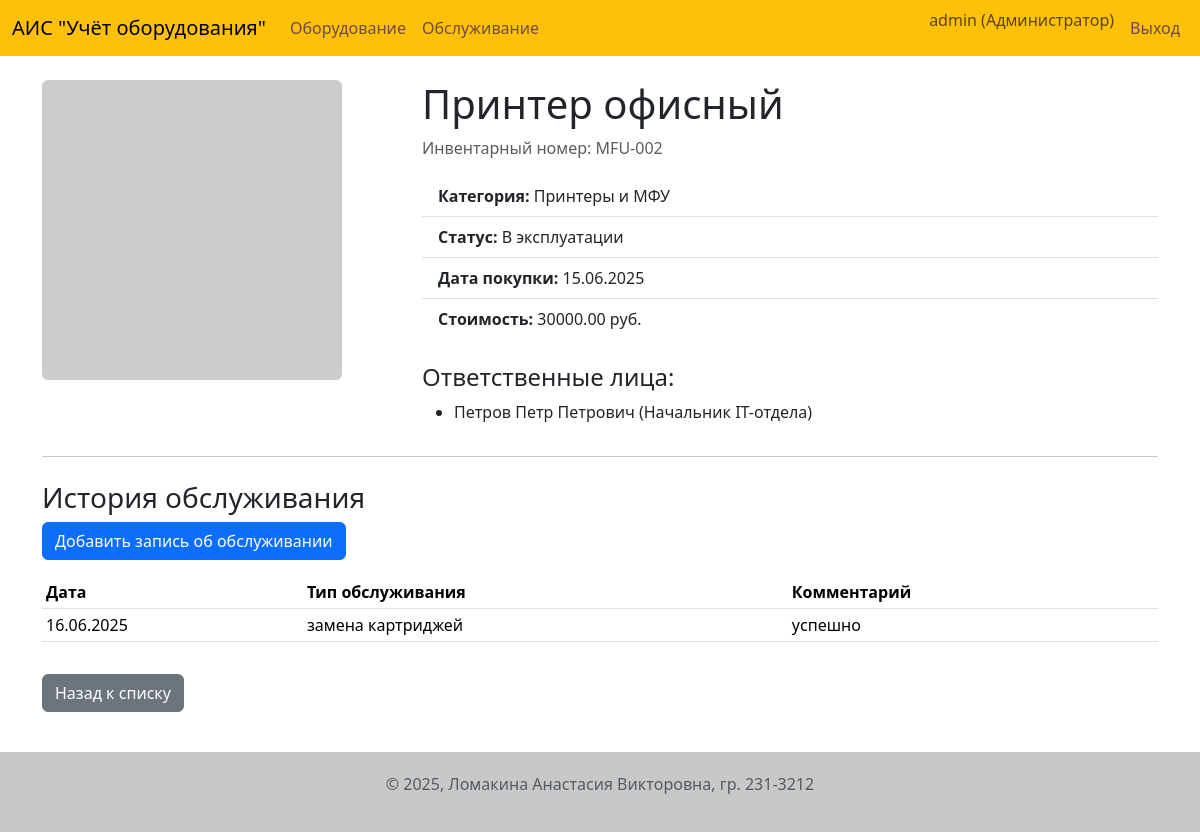
Page /equipment/11 (signed in) on the committed database.
### app/models.py (models this page shows, shortened)
class User(UserMixin, db.Model):
    id = db.Column(db.Integer, primary_key=True)
    username = db.Column(db.String(64), index=True, unique=True, nullable=False)
    password_hash = db.Column(db.String(128))
    role = db.Column(db.String(50), nullable=False, default='Пользователь')
    def is_admin(self):
        return self.role == 'Администратор'

class Equipment(db.Model):
    id = db.Column(db.Integer, primary_key=True)
    name = db.Column(db.String(200), nullable=False)
    inventory_number = db.Column(db.String(100), unique=True, nullable=False)
    purchase_date = db.Column(db.Date, nullable=False, default=date.today)
    cost = db.Column(db.Numeric(10, 2), nullable=False)
    status = db.Column(db.Enum('В эксплуатации', 'На ремонте', 'Списано', name='equipment_status_enum'), nullable=False, default='В эксплуатации')
    notes = db.Column(db.Text)
    category_id = db.Column(db.Integer, db.ForeignKey('category.id'), nullable=False)
    image_id = db.Column(db.Integer, db.ForeignKey('image.id'), nullable=True)
    photo = db.relationship('Image', backref='equipment', uselist=False, lazy=True)
    responsible_persons = db.relationship('ResponsiblePerson', secondary=equipment_responsible_persons, lazy='subquery',
        backref=db.backref('equipments', lazy=True))
    service_history = db.relationship('ServiceHistory', backref='equipment', lazy='dynamic', cascade="all, delete-orphan")

class Category(db.Model):
    id = db.Column(db.Integer, primary_key=True)
    name = db.Column(db.String(100), unique=True, nullable=False)
    description = db.Column(db.Text)
    equipment = db.relationship('Equipment', backref='category', lazy='dynamic')

class ResponsiblePerson(db.Model):
    id = db.Column(db.Integer, primary_key=True)
    full_name = db.Column(db.String(200), nullable=False)
    position = db.Column(db.String(100), nullable=False)
    contact_info = db.Column(db.String(200))

class ServiceHistory(db.Model):
    id = db.Column(db.Integer, primary_key=True)
    service_date = db.Column(db.Date, nullable=False, default=date.today)
    service_type = db.Column(db.String(100), nullable=False)
    notes = db.Column(db.Text, nullable=False)
    equipment_id = db.Column(db.Integer, db.ForeignKey('equipment.id', ondelete='CASCADE'), nullable=False)

### app/routes.py (the view)
@bp.route('/equipment/<int:id>')
@login_required
def equipment_detail(id):
    equipment_item = Equipment.query.get_or_404(id)
    service_history = equipment_item.service_history.order_by(ServiceHistory.service_date.desc()).all()
    return render_template(
        'equipment_detail.html',
        title=f'Детали: {equipment_item.name}',
        equipment=equipment_item,
        history=service_history
    )

### app/models.py (called while the page is built)
@login.user_loader
def load_user(id):
    return User.query.get(int(id))

### app/templates/equipment_detail.html (shortened to what this page needs)
{% extends "base.html" %}
{% block content %}
<div class="row">
    <div class="col-md-4">
        {% if equipment.photo %}
        <img src="{{ url_for('main.uploaded_file', filename=equipment.photo.filename) }}" class="img-fluid rounded" alt="Фото {{ equipment.name }}">
    {% else %}
        <img src="https://via.placeholder.com/300x300.png?text=Нет+фото" class="img-fluid rounded" alt="Фото оборудования">
    {% endif %}
    </div>
    <div class="col-md-8">
        <h1>{{ equipment.name }}</h1>
        <p class="text-muted">Инвентарный номер: {{ equipment.inventory_number }}</p>
        <ul class="list-group list-group-flush">
            <li class="list-group-item"><strong>Категория:</strong> {{ equipment.category.name }}</li>
            <li class="list-group-item"><strong>Статус:</strong> {{ equipment.status }}</li>
            <li class="list-group-item"><strong>Дата покупки:</strong> {{ equipment.purchase_date.strftime('%d.%m.%Y') }}</li>
            <li class="list-group-item"><strong>Стоимость:</strong> {{ "%.2f"|format(equipment.cost) }} руб.</li>
        </ul>
        <h4 class="mt-4">Ответственные лица:</h4>
        {% if equipment.responsible_persons %}
            <ul>
            {% for person in equipment.responsible_persons %}
                <li>{{ person.full_name }} ({{ person.position }})</li>
            {% endfor %}
            </ul>
        {% else %}
            <p>Не назначены.</p>
        {% endif %}
    </div>
</div>
<hr>
<div class="row mt-4">
    <div class="col">
        <h3>История обслуживания</h3>
        {% if current_user.is_authenticated and (current_user.is_admin() or current_user.is_tech()) %}
                <div class="card-body">
                    <a href="{{ url_for('main.add_service_record', equipment_id=equipment.id) }}" class="btn btn-primary">Добавить запись об обслуживании</a>
                </div>
        {% endif %}
        {% if history %}
        <table class="table table-sm mt-3">
            <thead>
                <tr>
                    <th>Дата</th>
                    <th>Тип обслуживания</th>
                    <th>Комментарий</th>
                </tr>
            </thead>
            <tbody>
                {% for record in history %}
                <tr>
                    <td>{{ record.service_date.strftime('%d.%m.%Y') }}</td>
                    <td>{{ record.service_type }}</td>
                    <td>{{ record.notes }}</td>
                </tr>
                {% endfor %}
            </tbody>
        </table>
        {% else %}
        <p>Записей об обслуживании нет.</p>
        {% endif %}
    </div>
</div>
<a href="{{ url_for('main.index') }}" class="btn btn-secondary mt-3">Назад к списку</a>
{% endblock %}

### app/templates/base.html (shortened to what this page needs)
<!DOCTYPE html>
<html lang="ru">
<head>
    <link rel="stylesheet" href="{{ url_for('static', filename='css/style.css') }}">
    <link href="https://cdn.jsdelivr.net/npm/bootstrap@5.3.2/dist/css/bootstrap.min.css" rel="stylesheet">
</head>
<body>
    <header>
        <nav class="navbar navbar-expand-lg">
            <div class="container-fluid">
                <a class="navbar-brand" href="{{ url_for('main.index') }}">АИС "Учёт оборудования"</a>
                <div class="collapse navbar-collapse">
                    <ul class="navbar-nav me-auto mb-2 mb-lg-0">
                        {% if current_user.is_authenticated %}
                        <li class="nav-item">
                            <a class="nav-link" href="{{ url_for('main.index') }}">Оборудование</a>
                        </li>
                        {% endif %}
                        {% if current_user.is_authenticated and (current_user.is_admin() or current_user.is_tech()) %}
                        <li class="nav-item">
                            <a class="nav-link" href="{{ url_for('main.service_list') }}">Обслуживание</a>
                        </li>
                        {% endif %}
                    </ul>
                    <ul class="navbar-nav ms-auto">
                        {% if current_user.is_authenticated %}
                            <li class="nav-item">
                                <span class="navbar-text me-2">
                                    {{ current_user.username }} ({{ current_user.role }})
                                </span>
                            </li>
                            <li class="nav-item">
                                <a class="nav-link" href="{{ url_for('main.logout') }}">Выход</a>
                            </li>
                        {% else %}
                            <li class="nav-item">
                                <a class="nav-link" href="{{ url_for('main.login') }}">Вход</a>
                            </li>
                        {% endif %}
                    </ul>
                </div>
            </div>
        </nav>
    </header>
    <main class="container mt-4">
        {% block content %}{% endblock %}
    </main>
    <footer>
        <div class="container text-center">
            <p>© 2025, Ломакина Анастасия Викторовна, гр. 231-3212</p>
        </div>
    </footer>
</body>
</html>

### app/static/css/style.css (style rules this page uses)
body { display: flex; flex-direction: column; min-height: 100vh; }
main { flex: 1; }
header .navbar { background-color: #ffc107; }
header .navbar a.nav-link { color: #6d4c41; }
footer { background-color: #c8c8c8; padding: 20px 0; margin-top: 40px; color: #535b62; }

### rows in the picture
User: username "admin", role "Администратор"
Equipment: name "Принтер офисный", inventory_number "MFU-002", status "В эксплуатации", purchase_date "15.06.2025", cost "30000.00"
Category: category.name "Принтеры и МФУ"
ResponsiblePerson: full_name "Петров Петр Петрович", position "Начальник IT-отдела"
ServiceHistory: service_date "16.06.2025", service_type "замена картриджей", notes "успешно"
